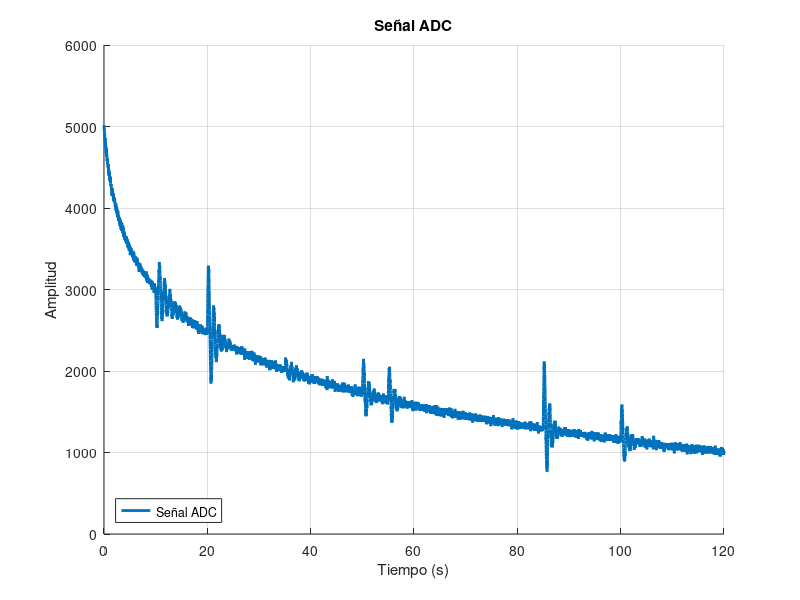

The MATLAB source for this figure: (Note: this script raises an error after producing the figure.)
% Datos del ensayo, de una descarga lineal
% Se pueden modificar

velocidad_adc = 80; % muestras por segundo
t_final = 120;  % Duración del ensayo
frecuencia_alta = 100;  % Puedes ajustar esta frecuencia según tus necesidades
amplitud_ruido_alta = 5; % Puedes ajustar esta amplitud según tus necesidades
amplitud_ruido_aleatorio = 25;
desface = pi/sqrt(2); % Desface ajustable
fs = 1000;  % Frecuencia de muestreo para comparar la realidad vs adc

% Filtros
conversiones = 10; % de 1 a 99
recortes = 2;
ventana_movil = 10;
kg_filtro = 100;

% Ruido generado por pozos, son vectores y los 3 deben ocupar el mismo espacio
pozos = [10, 20,50,55,85, 100,35]; % el segundo exacto donde se piza el pozo, pueden ser varios
amplitud_de_los_pozos = [-500, 1000, 500,500, 1000, 500,100]; % pico máximo que genera el pozo en kilos
amortiguacion_de_los_pozos = [0.5, 0.8 ,1,1,1, 1,0.3]; % taza de amortiguacion, mientras mas chica los efectos del rebote se siguen sintiendo, minimo 0 se siente para siempre, maximo 10segundos


% Algoritmos, no cambiar
% Definir los parámetros
t = 0:1/fs:t_final-1/fs;  % Vector de tiempo
t_adc = 0:1/velocidad_adc:t_final-1/velocidad_adc;  % Vector de tiempo
fin_ensayo = t_final-(1/velocidad_adc);

% Generar la señal descendente
% senial_descendente = linspace(5000, 1000, length(t));
 senial_descendente = 5000 - (833) * log(1 + t);


% Agregar ruido de alta frecuencia
ruido_alta_frecuencia = amplitud_ruido_alta * sin(2*pi*frecuencia_alta*t+desface);
senial_con_ruido = senial_descendente + ruido_alta_frecuencia;

% Ruido aleatorio
ruido_aleatorio = amplitud_ruido_aleatorio * randn(size(t));
senial_con_ruido = senial_con_ruido + ruido_aleatorio;


% agregar pozos
duracion_pozos = 10;
t_pozo = 0:1/fs:duracion_pozos-1/fs;

% Crear una matriz para almacenar los vectores
% matriz_de_vectores = zeros(length(pozos), length(t_pozo));  % Por ejemplo, cada vector tiene 10 elementos
matriz_de_vectores = zeros(length(pozos), length(t));  % Por ejemplo

% Llenar la matriz con vectores aleatorios (puedes ajustar esto según tus necesidades)
for i = 1:length(pozos)
    A = zeros(1,pozos(i)*fs);
    B = amplitud_de_los_pozos(i) * sin(2 * pi * 1 * t_pozo) .* exp(-1 * amortiguacion_de_los_pozos(i) * t_pozo);
    C = zeros(1, length(t)-(pozos(i)+10)*fs);
    matriz_de_vectores(i, :) = [A,B,C];
    senial_con_ruido = senial_con_ruido + [A,B,C];
end

% interpolar el vector de señal para que sea muestreado a la velocidad del adc
vector_normalizado = interp1(t, senial_con_ruido, 0:1/(velocidad_adc):fin_ensayo);
vector_adc =vector_normalizado; 


% Graficar la señal como la ve el ADC
figure('Position', [0, 0, 1200, 800]);  % [left, bottom, width, height]
hold on;
plot(0:1/(velocidad_adc):fin_ensayo, vector_normalizado, 'LineWidth', 2, 'DisplayName', 'Señal ADC');
title('Señal ADC');
xlabel('Tiempo (s)');
ylabel('Amplitud');
legend('Location', 'southwest');
grid on;
hold off;

%{
% Graficar la señal original
figure('Position', [0, 0, 1200, 800]);  % [left, bottom, width, height]
plot(t, senial_descendente, 'LineWidth', 2, 'DisplayName', 'Señal Descendente');
hold on;
title('Señal Original');
xlabel('Tiempo (s)');
ylabel('Amplitud');
legend('Location', 'southwest');
grid on;
hold off;


% Graficar la señal con ruido
figure('Position', [0, 0, 1200, 800]);  % [left, bottom, width, height]
hold on;
plot(t, senial_con_ruido, 'LineWidth', 1, 'DisplayName', 'Señal con Ruido');
title('Señal con Ruido');
xlabel('Tiempo (s)');
ylabel('Amplitud');
legend('Location', 'southwest');
grid on;
hold off;

% Guardar en un archivo de encabezado (.h)
fid = fopen('datos.h', 'w');
fprintf(fid, 'const double adc_ensayo[] = {');
fprintf(fid, '%d, ', vector_normalizado(1:end-1));
fprintf(fid, '%d};\n', vector_normalizado(end));
fclose(fid);
%}

%{
conversiones = 10;
recortes = 2;
ventana_movil = 10;
kg_filtro = 100;
%}

vector_filtrado = zeros(1,length(vector_adc));
for i=1:length(vector_adc)
%    disp(i);
%    disp(setAdcCuenta(vector_adc(i)))
    vector_filtrado(i) = setAdcCuenta(vector_adc(i),conversiones,recortes);
    % if(i == 51)
    % break;
    % endif
endfor

disp(length(vector_adc)) %= 9600
disp(length(vector_filtrado)) %= 9600

%disp(vector_filtrado)

t_convertio = (conversiones/velocidad_adc):conversiones/(length(vector_filtrado))*(fin_ensayo):fin_ensayo;
t_promediado = 0:1/(length(vector_filtrado)-1)*(fin_ensayo):fin_ensayo;

disp(length(t_convertio)) %= 961

disp(length(t_promediado)) %= 9600



vector_filtrado_acotado = interp1(t_promediado, vector_filtrado, t_convertio);

% Graficar la señal filtrada
figure('Position', [0, 0, 1200, 800]);  % [left, bottom, width, height]
hold on;
plot(0:1/(velocidad_adc):fin_ensayo, vector_filtrado, 'LineWidth', 2, 'DisplayName', 'Señal ADC');
plot(0:1/(velocidad_adc):fin_ensayo, vector_normalizado, 'LineWidth', 2, 'DisplayName', 'Señal ADC');
plot(t_convertio ,vector_filtrado_acotado,'LineWidth', 2, 'DisplayName', 'Señal ADC Real');
title('Señal Filtro conversiones ADC');
xlabel('Tiempo (s)');
ylabel('Amplitud');
legend('Location', 'southwest');
grid on;
hold off;


pause;
